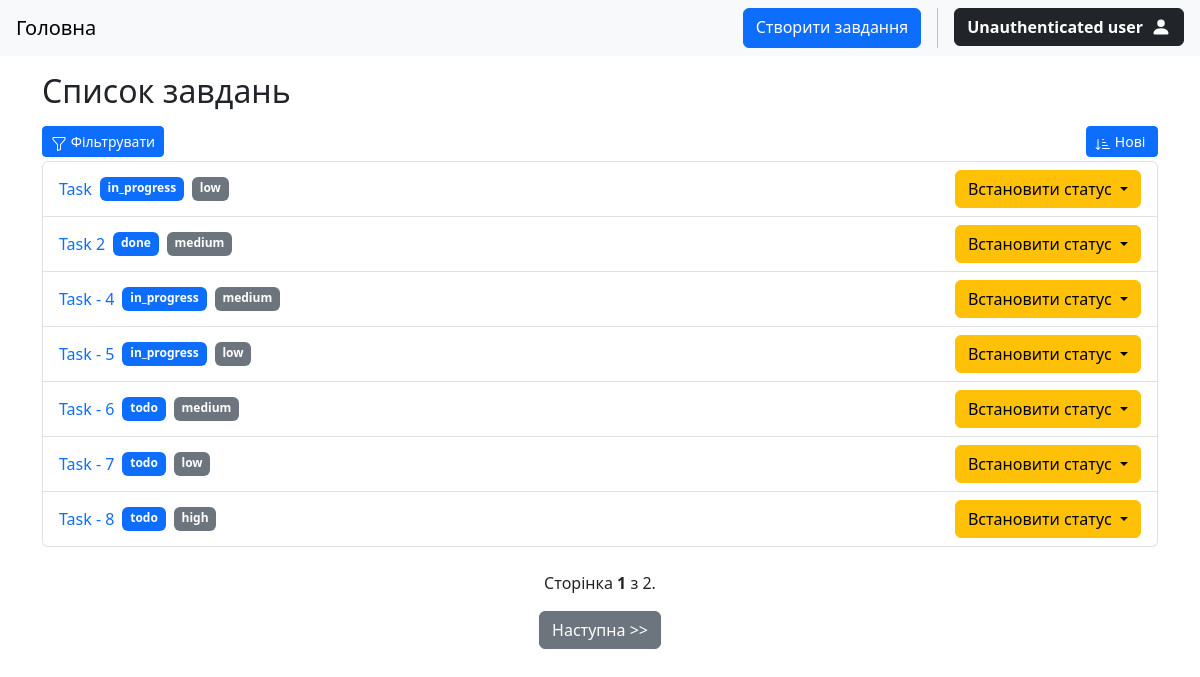
The app's page /, older data.
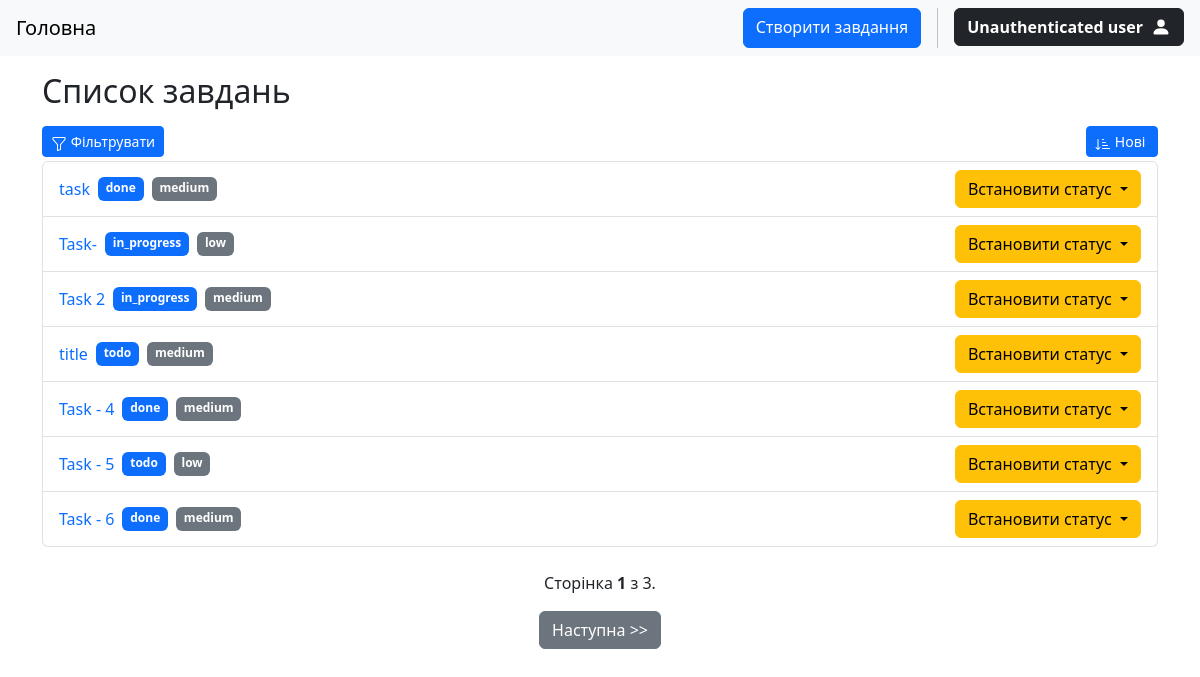
The same page, newer data.
### tasks/models.py (models this page shows, shortened)
class Task(models.Model):
    STATUS_CHOICES = (
        ("todo", "To Do"),
        ("in_progress", "In Progress"),
        ("done", "Done")
    )
    PRIORITY_CHOICES = (
        ("low", "Low"),
        ("medium", "Medium"),
        ("high", "High")
    )
    title = models.CharField(max_length=256)
    description = models.TextField()
    status = models.CharField(max_length=20, choices=STATUS_CHOICES, default="todo")
    priority = models.CharField(max_length=20, choices=PRIORITY_CHOICES, default="medium")
    due_date = models.DateField(null=True, blank=True)
    creator = models.ForeignKey(User, on_delete=models.CASCADE, related_name="tasks")
    created = models.DateTimeField(auto_now_add=True)
    class Meta:
        ordering = ["-due_date", "-created", ]

### tasks/views.py (the view)
# urls.py: path("", views.TaskListView.as_view(), name="task-list"),
class TaskListView(ListView):
    model = models.Task
    context_object_name = "tasks"
    template_name = "tasks/task_list.html"
    paginate_by = 7
    def get(self, request, *args, **kwargs) -> HttpResponse:
        return super().get(request, *args, **kwargs)
    def get_queryset(self):
        queryset = super().get_queryset()
        status = self.request.GET.get("status", "")
        priority = self.request.GET.get("priority", "")
        from_date = self.request.GET.get("from_date", "")
        to_date = self.request.GET.get("to_date", "")
        if from_date:
            from_date = datetime.date.fromisoformat(from_date)
            queryset = queryset.filter(due_date__gte=from_date)
        if to_date:
            to_date = datetime.date.fromisoformat(to_date)
            queryset = queryset.filter(due_date__lte=to_date)
        if status:
            queryset = queryset.filter(status=status)
        if priority:
            queryset = queryset.filter(priority=priority)
        sort = self.request.GET.get("sort", "")
        if sort == "oldest":
            queryset = queryset.reverse()
        return queryset
    def get_context_data(self, **kwargs):
        context = super().get_context_data(**kwargs)
        context["form"] = TaskFilterForm(self.request.GET)
        get_data = dict(self.request.GET.items())
        if "page" in get_data.keys():
            del get_data["page"]
        filters = ""
        for filter, value in get_data.items():
            filters += f"{filter}={value}&"
        context["filters"] = filters
        return context

### templates/tasks/task_list.html (shortened to what this page needs)
{% extends 'base.html' %}
{% block content%}
    <div class="container mt-3">
        <h2 class="mb-3">Список завдань</h2>
        <div class="d-flex justify-content-between">
            <a class="btn btn-sm btn-primary w-auto mb-1" data-bs-toggle="collapse" href="#filter-form" role="button" aria-expanded="false" aria-controls="filter-form">
                Фільтрувати
            </a>
            <form action="" method="get">
                {% if request.GET.sort == 'newest' or 'sort' not in request.GET %}
                    <button type="submit" class="btn btn-sm btn-primary">
                        Нові
                    </button>
                {% endif %}
            </form>
        </div>
        <ul class="list-group">
            {% for task in tasks %}
                <li class="list-group-item d-flex justify-content-between align-items-center">
                    <div class="d-flex h-25 gap-2">
                        <a href="{% url 'tasks:task-detail' task.pk %}" class="link link-underline link-underline-opacity-0">{{task.title}}</a>
                        <span class="badge bg-primary">{{task.status}}</span>
                        <span class="badge bg-secondary">{{task.priority}}</span>
                    </div>
                    <div class="dropdown">
                        <button class="btn btn-warning dropdown-toggle" type="button" data-bs-toggle="dropdown" aria-expanded="false">
                          Встановити статус
                        </button>
                    </div>
                </li>
            {% empty %}
                <li class="list-group-item d-flex justify-content-center">
                    <span>Завдань не знайдено.</span>
                </li>
            {% endfor %}
        </ul>
        <div class="container my-4 d-flex justify-content-center">
            <div class="d-flex align-items-center flex-column">
                <p>Сторінка <b>{{page_obj.number}}</b> з {{page_obj.paginator.num_pages}}.</p>
                <div class="button-group">
                    {% if page_obj.has_next %}
                        <a class="btn btn-secondary" href="?{{filters}}page={{ page_obj.next_page_number }}">Наступна >></a>
                    {% endif %}
                </div>
            </div>
        </div>
    </div>
{% endblock %}

Row changes from the older to the newer data that the page shows:
no longer on this page (row unchanged): Task: title "Task - 7", status "todo", priority "low"
no longer on this page (row unchanged): Task: title "Task - 8", status "todo", priority "high"
added Task: title "task", status "done", priority "medium"
changed Task: title "Task" → "Task-"
changed Task "Task 2": status "done" → "in_progress"
added Task: title "title", status "todo", priority "medium"
changed Task "Task - 4": status "in_progress" → "done"
changed Task "Task - 5": status "in_progress" → "todo"
changed Task "Task - 6": status "todo" → "done"
Text that changed along with them:
{{ page_obj.paginator.num_pages }}: "2" → "3"
